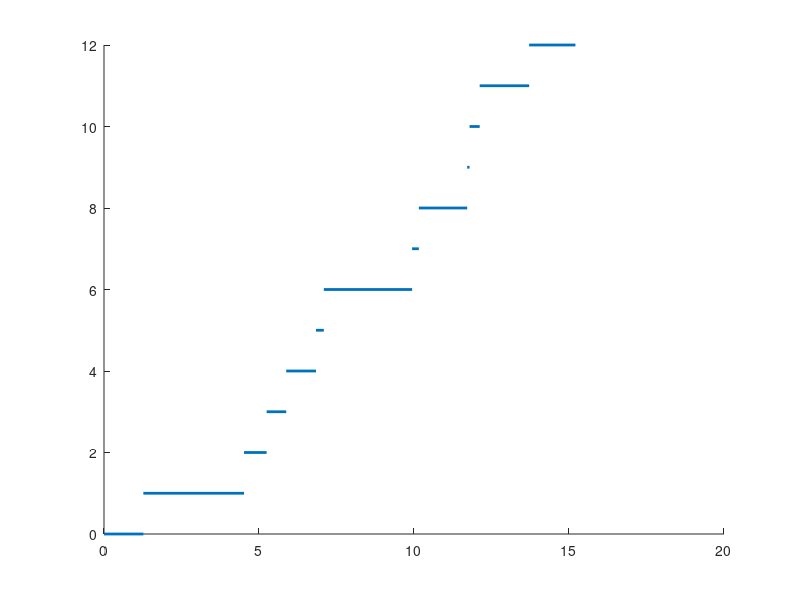

Write MATLAB code to recreate this figure.
function poisson1
    lambda =1.5;
    T = 15;
    t = 0; n = 0;
    tt = [t];
    
    while t < T
        t = t - log(rand)/lambda;
        tt = [tt,t];
    end
    n = size(tt,2)-1;
    nn = 0:n;
    for i =1:n
        line([tt(i),tt(i+1)],[nn(i),nn(i)],'Linewidth',2);
    end    
end